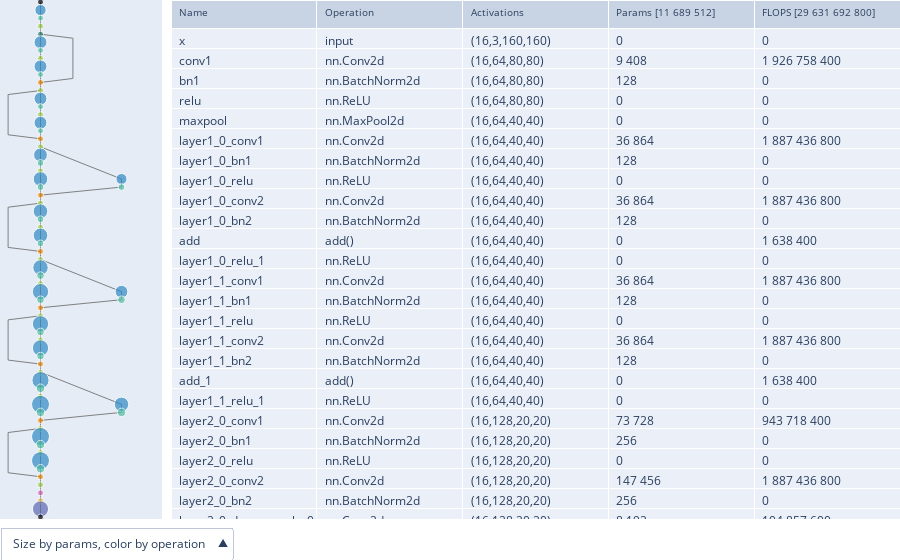

Notebook cell for this chart:
### Markdown cell above
## Portable figure
* Based on [plotly.graph_objects.Figure](https://plotly.com/python/creating-and-updating-figures/#figures-as-graph-objects)
* No dependency on `ipywidgets` or `plotly.graph_objects.FigureWidget` for portability reasons
* Displays correctly without the need of a running backend/kernel, e.g. in [nbviewer](https://nbviewer.org/)
* Interactions limited to plotly's built-in hover, pan and zoom mechanisms
* No synchronization between graph and table

### Code cell
with plotly_renderer('vscode'): mav.show_figure()

### Figure 1 — Plotly figure (JSON) as saved in the notebook; plotly's stock layout.template omitted (floating-point values rounded to 4 significant figures; data arrays with more than 128 entries replaced by an {"elided": "..."} marker saying what was removed)
{"data": [{"hoverinfo": "skip", "line": {"color": "gray", "width": 1}, "mode": "lines", "showlegend": false, "type": "scatter", "x": {"elided": "243 float values"}, "xaxis": "x", "y": {"elided": "243 float values"}, "yaxis": "y"}, {"customdata": {"elided": "71x7 str values"}, "hovertemplate": "Name: %{customdata[0]}<br>Operation: %{customdata[1]}<br>Activations: %{customdata[2]}<br>Parameters: %{customdata[3]}<br>FLOPS: %{customdata[4]}<br><br>args: %{customdata[5]}<br>kwargs: %{customdata[6]}<br><extra></extra>", "marker": {"color": ["#000000", "#2F8AC4", "#52BCA3", "#99C945", "#24796C", "#2F8AC4", "#52BCA3", "#99C945", "#2F8AC4", "#52BCA3", "#E58606", "#99C945", "#2F8AC4", "#52BCA3", "#99C945", "#2F8AC4", "#52BCA3", "#E58606", "#99C945", "#2F8AC4", "#52BCA3", "#99C945", "#2F8AC4", "#52BCA3", "#2F8AC4", "#52BCA3", "#E58606", "#99C945", "#2F8AC4", "#52BCA3", "#99C945", "#2F8AC4", "#52BCA3", "#E58606", "#99C945", "#2F8AC4", "#52BCA3", "#99C945", "#2F8AC4", "#52BCA3", "#2F8AC4", "#52BCA3", "#E58606", "#99C945", "#2F8AC4", "#52BCA3", "#99C945", "#2F8AC4", "#52BCA3", "#E58606", "#99C945", "#2F8AC4", "#52BCA3", "#99C945", "#2F8AC4", "#52BCA3", "#2F8AC4", "#52BCA3", "#E58606", "#99C945", "#2F8AC4", "#52BCA3", "#99C945", "#2F8AC4", "#52BCA3", "#E58606", "#99C945", "#CC61B0", "#DAA51B", "#5D69B1", "#000000"], "colorscale": [[0, "rgb(0,0,255)"], [1, "rgb(255,0,0)"]], "size": [6, 11.25, 6, 6, 6, 12.92, 6, 6, 12.92, 6, 6, 6, 12.92, 6, 6, 12.92, 6, 6, 6, 13.77, 6.847, 6, 14.61, 6.847, 11.08, 6.847, 6, 6, 14.61, 6.847, 6, 14.61, 6.847, 6, 6, 15.46, 7.694, 6, 16.31, 7.694, 12.77, 7.694, 6, 6, 16.31, 7.694, 6, 16.31, 7.694, 6, 6, 17.15, 8.541, 6, 18, 8.541, 14.47, 8.541, 6, 6, 18, 8.541, 6, 18, 8.541, 6, 6, 6, 6, 16.14, 6]}, "mode": "markers", "showlegend": false, "type": "scatter", "x": [0, 0, 0, 0, 0, 0, 0, 0, 0, 0, 0, 0, 0, 0, 0, 0, 0, 0, 0, 0, 0, 0, 0, 0, 1, 1, 0, 0, 0, 0, 0, 0, 0, 0, 0, 0, 0, 0, 0, 0, 1, 1, 0, 0, 0, 0, 0, 0, 0, 0, 0, 0, 0, 0, 0, 0, 1, 1, 0, 0, 0, 0, 0, 0, 0, 0, 0, 0, 0, 0, 0], "xaxis": "x", "y": [0, 1, 2, 3, 4, 5, 6, 7, 8, 9, 10, 11, 12, 13, 14, 15, 16, 17, 18, 19, 20, 21, 22, 23, 22, 23, 24, 25, 26, 27, 28, 29, 30, 31, 32, 33, 34, 35, 36, 37, 36, 37, 38, 39, 40, 41, 42, 43, 44, 45, 46, 47, 48, 49, 50, 51, 50, 51, 52, 53, 54, 55, 56, 57, 58, 59, 60, 61, 62, 63, 64], "yaxis": "y"}, {"cells": {"align": "left", "values": {"elided": "5x71 str values"}}, "domain": {"x": [0.19, 1], "y": [0, 1]}, "header": {"align": "left", "font": {"size": 10}, "values": ["Name", "Operation", "Activations", "Params [11 689 512]", "FLOPS [29 631 692 800]"]}, "type": "table"}], "layout": {"margin": {"b": 0, "l": 0, "r": 0, "t": 0}, "modebar": {"orientation": "v", "remove": ["select", "lasso"]}, "updatemenus": [{"active": 0, "buttons": [{"args": [{"marker": [{}, {"color": ["#000000", "#2F8AC4", "#52BCA3", "#99C945", "#24796C", "#2F8AC4", "#52BCA3", "#99C945", "#2F8AC4", "#52BCA3", "#E58606", "#99C945", "#2F8AC4", "#52BCA3", "#99C945", "#2F8AC4", "#52BCA3", "#E58606", "#99C945", "#2F8AC4", "#52BCA3", "#99C945", "#2F8AC4", "#52BCA3", "#2F8AC4", "#52BCA3", "#E58606", "#99C945", "#2F8AC4", "#52BCA3", "#99C945", "#2F8AC4", "#52BCA3", "#E58606", "#99C945", "#2F8AC4", "#52BCA3", "#99C945", "#2F8AC4", "#52BCA3", "#2F8AC4", "#52BCA3", "#E58606", "#99C945", "#2F8AC4", "#52BCA3", "#99C945", "#2F8AC4", "#52BCA3", "#E58606", "#99C945", "#2F8AC4", "#52BCA3", "#99C945", "#2F8AC4", "#52BCA3", "#2F8AC4", "#52BCA3", "#E58606", "#99C945", "#2F8AC4", "#52BCA3", "#99C945", "#2F8AC4", "#52BCA3", "#E58606", "#99C945", "#CC61B0", "#DAA51B", "#5D69B1", "#000000"], "colorscale": "Bluered", "size": [6, 11.25, 6, 6, 6, 12.92, 6, 6, 12.92, 6, 6, 6, 12.92, 6, 6, 12.92, 6, 6, 6, 13.77, 6.847, 6, 14.61, 6.847, 11.08, 6.847, 6, 6, 14.61, 6.847, 6, 14.61, 6.847, 6, 6, 15.46, 7.694, 6, 16.31, 7.694, 12.77, 7.694, 6, 6, 16.31, 7.694, 6, 16.31, 7.694, 6, 6, 17.15, 8.541, 6, 18, 8.541, 14.47, 8.541, 6, 6, 18, 8.541, 6, 18, 8.541, 6, 6, 6, 6, 16.14, 6]}, {}]}], "label": "Size by params, color by operation", "method": "restyle"}, {"args": [{"marker": [{}, {"color": ["#000000", "#2F8AC4", "#52BCA3", "#99C945", "#24796C", "#2F8AC4", "#52BCA3", "#99C945", "#2F8AC4", "#52BCA3", "#E58606", "#99C945", "#2F8AC4", "#52BCA3", "#99C945", "#2F8AC4", "#52BCA3", "#E58606", "#99C945", "#2F8AC4", "#52BCA3", "#99C945", "#2F8AC4", "#52BCA3", "#2F8AC4", "#52BCA3", "#E58606", "#99C945", "#2F8AC4", "#52BCA3", "#99C945", "#2F8AC4", "#52BCA3", "#E58606", "#99C945", "#2F8AC4", "#52BCA3", "#99C945", "#2F8AC4", "#52BCA3", "#2F8AC4", "#52BCA3", "#E58606", "#99C945", "#2F8AC4", "#52BCA3", "#99C945", "#2F8AC4", "#52BCA3", "#E58606", "#99C945", "#2F8AC4", "#52BCA3", "#99C945", "#2F8AC4", "#52BCA3", "#2F8AC4", "#52BCA3", "#E58606", "#99C945", "#2F8AC4", "#52BCA3", "#99C945", "#2F8AC4", "#52BCA3", "#E58606", "#99C945", "#CC61B0", "#DAA51B", "#5D69B1", "#000000"], "colorscale": "Bluered", "size": [6, 18, 6, 6, 6, 17.97, 6, 6, 17.97, 6, 8.727, 6, 17.97, 6, 6, 17.97, 6, 8.727, 6, 17.06, 6, 6, 17.97, 6, 14.18, 6, 7.818, 6, 17.97, 6, 6, 17.97, 6, 7.818, 6, 17.06, 6, 6, 17.97, 6, 14.18, 6, 6.909, 6, 17.97, 6, 6, 17.97, 6, 6.909, 6, 17.06, 6, 6, 17.97, 6, 14.18, 6, 6, 6, 17.97, 6, 6, 17.97, 6, 6, 6, 6, 6, 11.75, 6]}, {}]}], "label": "Size by FLOPS, color by operation", "method": "restyle"}, {"args": [{"marker": [{}, {"color": [0, 1, 0, 0, 0, 0.9977, 0, 0, 0.9977, 0, 0.2273, 0, 0.9977, 0, 0, 0.9977, 0, 0.2273, 0, 0.922, 0, 0, 0.9977, 0, 0.6818, 0, 0.1515, 0, 0.9977, 0, 0, 0.9977, 0, 0.1515, 0, 0.922, 0, 0, 0.9977, 0, 0.6818, 0, 0.07576, 0, 0.9977, 0, 0, 0.9977, 0, 0.07576, 0, 0.922, 0, 0, 0.9977, 0, 0.6818, 0, 0, 0, 0.9977, 0, 0, 0.9977, 0, 0, 0, 0, 0, 0.4789, 0], "colorscale": "Bluered", "size": [6, 11.25, 6, 6, 6, 12.92, 6, 6, 12.92, 6, 6, 6, 12.92, 6, 6, 12.92, 6, 6, 6, 13.77, 6.847, 6, 14.61, 6.847, 11.08, 6.847, 6, 6, 14.61, 6.847, 6, 14.61, 6.847, 6, 6, 15.46, 7.694, 6, 16.31, 7.694, 12.77, 7.694, 6, 6, 16.31, 7.694, 6, 16.31, 7.694, 6, 6, 17.15, 8.541, 6, 18, 8.541, 14.47, 8.541, 6, 6, 18, 8.541, 6, 18, 8.541, 6, 6, 6, 6, 16.14, 6]}, {}]}], "label": "Size by params, color by FLOPS", "method": "restyle"}, {"args": [{"marker": [{}, {"color": [0, 0.4375, 0, 0, 0, 0.5766, 0, 0, 0.5766, 0, 0, 0, 0.5766, 0, 0, 0.5766, 0, 0, 0, 0.6471, 0.07057, 0, 0.7177, 0.07057, 0.4234, 0.07057, 0, 0, 0.7177, 0.07057, 0, 0.7177, 0.07057, 0, 0, 0.7883, 0.1411, 0, 0.8589, 0.1411, 0.5646, 0.1411, 0, 0, 0.8589, 0.1411, 0, 0.8589, 0.1411, 0, 0, 0.9294, 0.2117, 0, 1, 0.2117, 0.7057, 0.2117, 0, 0, 1, 0.2117, 0, 1, 0.2117, 0, 0, 0, 0, 0.8446, 0], "colorscale": "Bluered", "size": [6, 18, 6, 6, 6, 17.97, 6, 6, 17.97, 6, 8.727, 6, 17.97, 6, 6, 17.97, 6, 8.727, 6, 17.06, 6, 6, 17.97, 6, 14.18, 6, 7.818, 6, 17.97, 6, 6, 17.97, 6, 7.818, 6, 17.06, 6, 6, 17.97, 6, 14.18, 6, 6.909, 6, 17.97, 6, 6, 17.97, 6, 6.909, 6, 17.06, 6, 6, 17.97, 6, 14.18, 6, 6, 6, 17.97, 6, 6, 17.97, 6, 6, 6, 6, 6, 11.75, 6]}, {}]}], "label": "Size by FLOPS, color by params", "method": "restyle"}], "direction": "up", "pad": {"b": 0, "l": 0, "r": 0, "t": 8}, "showactive": true, "x": 0, "xanchor": "left", "y": 0, "yanchor": "top"}], "xaxis": {"anchor": "y", "domain": [0, 0.18], "range": [-0.5, 1.5], "showgrid": false, "tickmode": "array", "tickvals": [], "zeroline": false}, "yaxis": {"anchor": "x", "domain": [0, 1], "range": [64.25, -0.25], "showgrid": false, "tickmode": "array", "tickvals": [], "zeroline": false}}}
